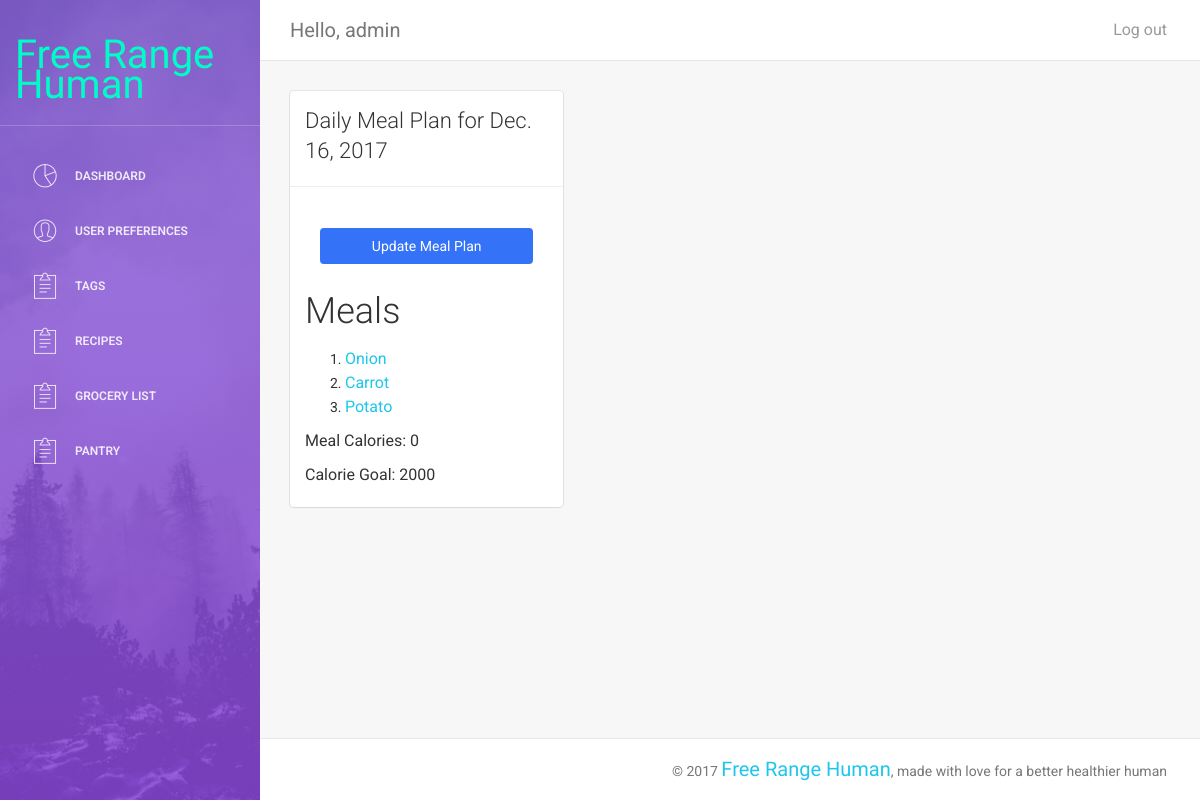
The app's page /dashboard/meal/63/ (signed in), older data.
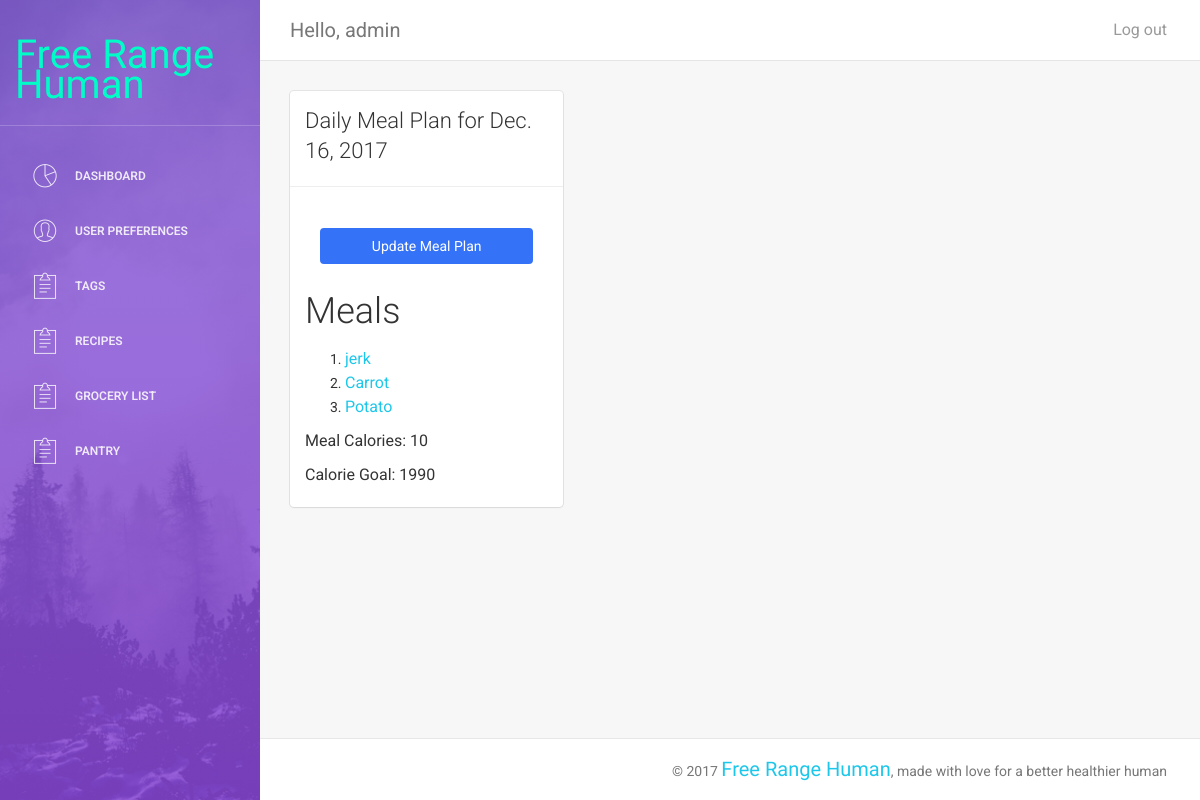
The same page, newer data.
### dashboard/models.py (models this page shows, shortened)
class Calendar(models.Model):
	user = models.ForeignKey(settings.AUTH_USER_MODEL, on_delete=models.CASCADE)
	date = models.DateField()
	meal_plans = models.ForeignKey('DailyMealPlan', on_delete=models.CASCADE)
	class Meta:
		unique_together = (('date', 'user'),)

class DailyMealPlan(models.Model):
	meal_plan_id = models.AutoField(primary_key=True)
	meal1 = models.ForeignKey('Recipe', related_name="meal1", on_delete=models.CASCADE)
	meal2 = models.ForeignKey('Recipe', related_name="meal2", on_delete=models.CASCADE)
	meal3 = models.ForeignKey('Recipe', related_name="meal3", on_delete=models.CASCADE)

class Recipe(models.Model):
	recipe_id = models.AutoField(primary_key=True)
	recipe_name = models.CharField(max_length=50)
	calories = models.IntegerField()
	servings = models.IntegerField()
	fat = models.IntegerField()
	carb = models.IntegerField()
	protein = models.IntegerField()
	ingredients = models.ManyToManyField(Ingredient)
	tags = models.ManyToManyField(Tag)

### dashboard/views.py (the view)
# urls.py: url(r'^meal/(?P<pk>\d+)/$', views.meal_plan, name='meal_plan'),
@login_required
def meal_plan(request, pk):
    meal = get_object_or_404(Calendar, id=pk)
    calories = (Calendar.objects.filter(id=pk).values_list('meal_plans__meal1__calories', flat=True)[0]
        + Calendar.objects.filter(id=pk).values_list('meal_plans__meal2__calories', flat=True)[0]
        + Calendar.objects.filter(id=pk).values_list('meal_plans__meal3__calories', flat=True)[0])
    if (type(request.user.preferences.calorie_Goal) == 'int'):
        calGoalDelta = request.user.preferences.calorie_Goal - calories
    else:
        calGoalDelta = 2000 - calories
    return render(request, 'meal.html', {'meal': meal, 'calories': calories, 'calGoalDelta':calGoalDelta})

### dashboard/templates/meal.html (shortened to what this page needs)
{% extends "theme/dashboard.html" %} {% block content %}
<head>
</head>
<div class="col-md-4">
    <div class="card">
        <div class="header">
            <h4 class="title">Daily Meal Plan for {{ meal.date }}</h4>
        </div>
        <hr>
        <div class="content">
            <form action="{% url 'update_meal' meal.meal_plans.meal_plan_id %}">
                <div class="col-md-12">
                    <input class="btn btn-primary btn-fill col-md-12" type="submit" value="Update Meal Plan">
                </div>
            </form>
            <br>
            <br>
            <h2>Meals</h2>
            <ol>
                <li>
                    <a href="{% url 'recipe' meal.meal_plans.meal1.pk %}">{{ meal.meal_plans.meal1.recipe_name }}</a>
                </li>
                <li>
                    <a href="{% url 'recipe' meal.meal_plans.meal2.pk %}">{{ meal.meal_plans.meal2.recipe_name }}</a>
                </li>
                <li>
                    <a href="{% url 'recipe' meal.meal_plans.meal3.pk %}">{{ meal.meal_plans.meal3.recipe_name }}</a>
                </li>
            </ol>
            <p> Meal Calories: {{calories}} </p>
            <p> Calorie Goal: {{calGoalDelta}} </p>
        </div>
    </div>
</div>
{% endblock %}

Row changes from the older to the newer data that the page shows:
changed through a linked row, Calendar "Carrot": meal_plans.meal1.recipe_name "Onion" → "jerk"
Text that changed along with them:
{{ calories }}: "0" → "10"
{{ calGoalDelta }}: "2000" → "1990"
